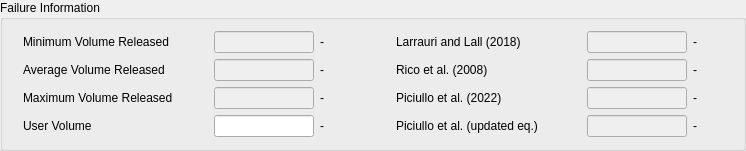
          <widget class="QGroupBox" name="groupBox_2">
           <property name="sizePolicy">
            <sizepolicy hsizetype="Preferred" vsizetype="Minimum">
             <horstretch>0</horstretch>
             <verstretch>0</verstretch>
            </sizepolicy>
           </property>
           <property name="title">
            <string>Failure Information</string>
           </property>
           <layout class="QGridLayout" name="gridLayout_22">
            <property name="leftMargin">
             <number>20</number>
            </property>
            <property name="rightMargin">
             <number>20</number>
            </property>
            <item row="2" column="3">
             <spacer name="horizontalSpacer_23">
              <property name="orientation">
               <enum>Qt::Horizontal</enum>
              </property>
              <property name="sizeHint" stdset="0">
               <size>
                <width>40</width>
                <height>20</height>
               </size>
              </property>
             </spacer>
            </item>
            <item row="3" column="3">
             <spacer name="horizontalSpacer_24">
              <property name="orientation">
               <enum>Qt::Horizontal</enum>
              </property>
              <property name="sizeHint" stdset="0">
               <size>
                <width>40</width>
                <height>20</height>
               </size>
              </property>
             </spacer>
            </item>
            <item row="0" column="1">
             <widget class="QLineEdit" name="vrmin_le">
              <property name="enabled">
               <bool>false</bool>
              </property>
              <property name="minimumSize">
               <size>
                <width>100</width>
                <height>0</height>
               </size>
              </property>
              <property name="maximumSize">
               <size>
                <width>100</width>
                <height>16777215</height>
               </size>
              </property>
              <property name="clearButtonEnabled">
               <bool>false</bool>
              </property>
             </widget>
            </item>
            <item row="3" column="4">
             <widget class="QLabel" name="label_63">
              <property name="minimumSize">
               <size>
                <width>185</width>
                <height>0</height>
               </size>
              </property>
              <property name="maximumSize">
               <size>
                <width>185</width>
                <height>16777215</height>
               </size>
              </property>
              <property name="text">
               <string>Piciullo et al. (updated eq.)</string>
              </property>
             </widget>
            </item>
            <item row="1" column="3">
             <spacer name="horizontalSpacer_20">
              <property name="orientation">
               <enum>Qt::Horizontal</enum>
              </property>
              <property name="sizeHint" stdset="0">
               <size>
                <width>40</width>
                <height>20</height>
               </size>
              </property>
             </spacer>
            </item>
            <item row="2" column="1">
             <widget class="QLineEdit" name="vrmax_le">
              <property name="enabled">
               <bool>false</bool>
              </property>
              <property name="minimumSize">
               <size>
                <width>100</width>
                <height>0</height>
               </size>
              </property>
              <property name="maximumSize">
               <size>
                <width>100</width>
                <height>16777215</height>
               </size>
              </property>
             </widget>
            </item>
            <item row="1" column="1">
             <widget class="QLineEdit" name="vrave_le">
              <property name="enabled">
               <bool>false</bool>
              </property>
              <property name="minimumSize">
               <size>
                <width>100</width>
                <height>0</height>
               </size>
              </property>
              <property name="maximumSize">
               <size>
                <width>100</width>
                <height>16777215</height>
               </size>
              </property>
             </widget>
            </item>
            <item row="0" column="0">
             <widget class="QLabel" name="label_2">
              <property name="minimumSize">
               <size>
                <width>185</width>
                <height>0</height>
               </size>
              </property>
              <property name="maximumSize">
               <size>
                <width>185</width>
                <height>16777215</height>
               </size>
              </property>
              <property name="toolTip">
               <string>Minimum estimated volume based on dam height and statistical analysis of documented failures</string>
              </property>
              <property name="text">
               <string>Minimum Volume Released</string>
              </property>
             </widget>
            </item>
            <item row="3" column="1">
             <widget class="QLineEdit" name="user_volume_le">
              <property name="minimumSize">
               <size>
                <width>100</width>
                <height>0</height>
               </size>
              </property>
              <property name="maximumSize">
               <size>
                <width>100</width>
                <height>16777215</height>
               </size>
              </property>
             </widget>
            </item>
            <item row="2" column="0">
             <widget class="QLabel" name="label_58">
              <property name="minimumSize">
               <size>
                <width>185</width>
                <height>0</height>
               </size>
              </property>
              <property name="maximumSize">
               <size>
                <width>185</width>
                <height>16777215</height>
               </size>
              </property>
              <property name="toolTip">
               <string>Maximum estimated volume based on dam height and statistical analysis of documented failures</string>
              </property>
              <property name="text">
               <string>Maximum Volume Released</string>
              </property>
             </widget>
            </item>
            <item row="2" column="5">
             <widget class="QLineEdit" name="piciullo1_dsb">
              <property name="enabled">
               <bool>false</bool>
              </property>
              <property name="minimumSize">
               <size>
                <width>100</width>
                <height>0</height>
               </size>
              </property>
              <property name="maximumSize">
               <size>
                <width>100</width>
                <height>16777215</height>
               </size>
              </property>
             </widget>
            </item>
            <item row="0" column="4">
             <widget class="QLabel" name="label_61">
              <property name="minimumSize">
               <size>
                <width>185</width>
                <height>0</height>
               </size>
              </property>
              <property name="maximumSize">
               <size>
                <width>185</width>
                <height>16777215</height>
               </size>
              </property>
              <property name="toolTip">
               <string>Concha Larrauri, P., &amp; Lall, U. (2018). Tailings Dams Failures: Updated Statistical Model for Discharge Volume and Runout. Environments, 5(2), 28. https://doi.org/10.3390/environments5020028</string>
              </property>
              <property name="text">
               <string>Larrauri and Lall (2018)</string>
              </property>
             </widget>
            </item>
            <item row="3" column="0">
             <widget class="QLabel" name="label_59">
              <property name="minimumSize">
               <size>
                <width>185</width>
                <height>0</height>
               </size>
              </property>
              <property name="maximumSize">
               <size>
                <width>185</width>
                <height>16777215</height>
               </size>
              </property>
              <property name="toolTip">
               <string>User defined volume</string>
              </property>
              <property name="text">
               <string>User Volume</string>
              </property>
             </widget>
            </item>
            <item row="3" column="2">
             <widget class="QLabel" name="user_vol_unit_lbl">
              <property name="minimumSize">
               <size>
                <width>30</width>
                <height>0</height>
               </size>
              </property>
              <property name="text">
               <string>-</string>
              </property>
             </widget>
            </item>
            <item row="1" column="4">
             <widget class="QLabel" name="label_60">
              <property name="minimumSize">
               <size>
                <width>185</width>
                <height>0</height>
               </size>
              </property>
              <property name="maximumSize">
               <size>
                <width>185</width>
                <height>16777215</height>
               </size>
              </property>
              <property name="toolTip">
               <string>Rico, M., Benito, G., Salgueiro, A. R., Díez-Herrero, A., &amp; Pereira, H. G. (2008). Reported tailings dam failures: a review of the European incidents in the worldwide context. Journal of hazardous materials, 152(2), 846-852</string>
              </property>
              <property name="text">
               <string>Rico et al. (2008)</string>
              </property>
             </widget>
            </item>
            <item row="1" column="0">
             <widget class="QLabel" name="label_57">
              <property name="minimumSize">
               <size>
                <width>185</width>
                <height>0</height>
               </size>
              </property>
              <property name="maximumSize">
               <size>
                <width>185</width>
                <height>16777215</height>
               </size>
              </property>
              <property name="toolTip">
               <string>Average estimated volume based on dam height and statistical analysis of documented failures</string>
              </property>
              <property name="text">
               <string>Average Volume Released</string>
              </property>
             </widget>
            </item>
            <item row="0" column="3">
             <spacer name="horizontalSpacer_22">
              <property name="orientation">
               <enum>Qt::Horizontal</enum>
              </property>
              <property name="sizeHint" stdset="0">
               <size>
                <width>40</width>
                <height>20</height>
               </size>
              </property>
             </spacer>
            </item>
            <item row="3" column="5">
             <widget class="QLineEdit" name="piciullo2_dsb">
              <property name="enabled">
               <bool>false</bool>
              </property>
              <property name="minimumSize">
               <size>
                <width>100</width>
                <height>0</height>
               </size>
              </property>
              <property name="maximumSize">
               <size>
                <width>100</width>
                <height>16777215</height>
               </size>
              </property>
             </widget>
            </item>
            <item row="1" column="5">
             <widget class="QLineEdit" name="rico_dsb">
              <property name="enabled">
               <bool>false</bool>
              </property>
              <property name="minimumSize">
               <size>
                <width>100</width>
                <height>0</height>
               </size>
              </property>
              <property name="maximumSize">
               <size>
                <width>100</width>
                <height>16777215</height>
               </size>
              </property>
             </widget>
            </item>
            <item row="0" column="5">
             <widget class="QLineEdit" name="larrauri_dsb">
              <property name="enabled">
               <bool>false</bool>
              </property>
              <property name="minimumSize">
               <size>
                <width>100</width>
                <height>0</height>
               </size>
              </property>
              <property name="maximumSize">
               <size>
                <width>100</width>
                <height>16777215</height>
               </size>
              </property>
             </widget>
            </item>
            <item row="2" column="4">
             <widget class="QLabel" name="label_62">
              <property name="minimumSize">
               <size>
                <width>185</width>
                <height>0</height>
               </size>
              </property>
              <property name="maximumSize">
               <size>
                <width>185</width>
                <height>16777215</height>
               </size>
              </property>
              <property name="toolTip">
               <string>Piciullo, L., Storrøsten, E. B., Liu, Z., Nadim, F., &amp; Lacasse, S. (2022). A new look at the statistics of tailings dam failures. Engineering Geology, 303, 106657</string>
              </property>
              <property name="text">
               <string>Piciullo et al. (2022)</string>
              </property>
             </widget>
            </item>
            <item row="2" column="2">
             <widget class="QLabel" name="max_vol_unit_lbl">
              <property name="minimumSize">
               <size>
                <width>30</width>
                <height>0</height>
               </size>
              </property>
              <property name="text">
               <string>-</string>
              </property>
             </widget>
            </item>
            <item row="0" column="2">
             <widget class="QLabel" name="min_vol_unit_lbl">
              <property name="minimumSize">
               <size>
                <width>30</width>
                <height>0</height>
               </size>
              </property>
              <property name="text">
               <string>-</string>
              </property>
             </widget>
            </item>
            <item row="1" column="2">
             <widget class="QLabel" name="ave_vol_unit_lbl">
              <property name="minimumSize">
               <size>
                <width>30</width>
                <height>0</height>
               </size>
              </property>
              <property name="text">
               <string>-</string>
              </property>
             </widget>
            </item>
            <item row="0" column="6">
             <widget class="QLabel" name="larrauri_unit_lbl">
              <property name="minimumSize">
               <size>
                <width>30</width>
                <height>0</height>
               </size>
              </property>
              <property name="text">
               <string>-</string>
              </property>
             </widget>
            </item>
            <item row="1" column="6">
             <widget class="QLabel" name="rico_unit_lbl">
              <property name="minimumSize">
               <size>
                <width>30</width>
                <height>0</height>
               </size>
              </property>
              <property name="text">
               <string>-</string>
              </property>
             </widget>
            </item>
            <item row="2" column="6">
             <widget class="QLabel" name="piciullo_unit_lbl">
              <property name="minimumSize">
               <size>
                <width>30</width>
                <height>0</height>
               </size>
              </property>
              <property name="text">
               <string>-</string>
              </property>
             </widget>
            </item>
            <item row="3" column="6">
             <widget class="QLabel" name="piciullo_unit_lbl_2">
              <property name="minimumSize">
               <size>
                <width>30</width>
                <height>0</height>
               </size>
              </property>
              <property name="text">
               <string>-</string>
              </property>
             </widget>
            </item>
           </layout>
          </widget>
